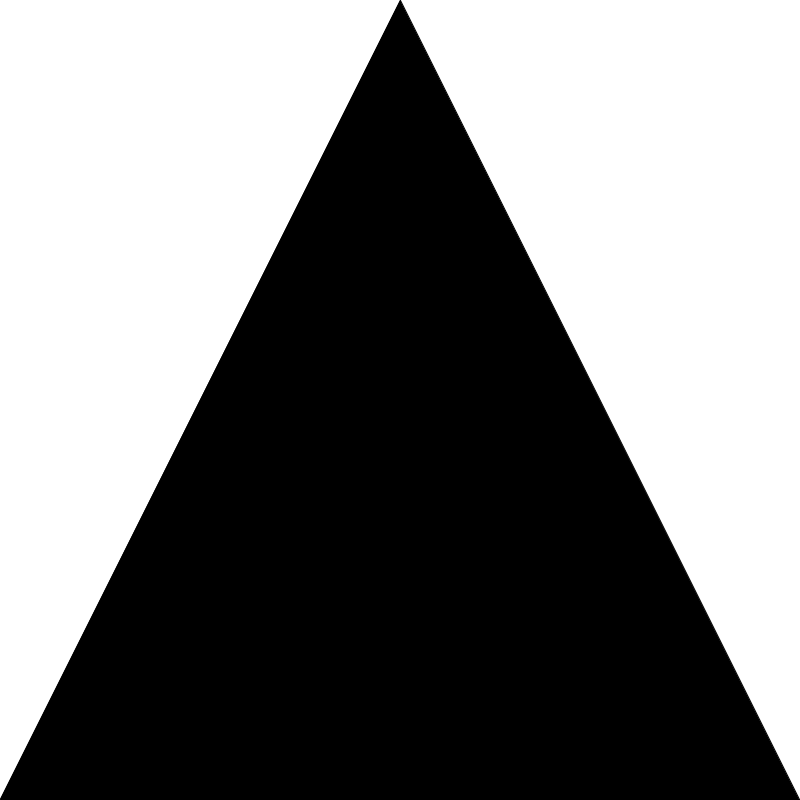
Frame 1 (no input)
Frame 60 (the mouse pressed at the canvas centre just before this capture): identical to frame 1, image omitted
Frame 120 (the mouse held since frame 60 and released just before this capture): identical to frame 1, image omitted

The Processing sketch that drew this single still picture (run headless with seeded random() and noise(); from frame 60 on, the mouse is pressed at the canvas centre):

// Processing sketch: HW2f_Sierpinski
// ── HW2f_Sierpinski.pde
void setup() {
  size(800, 800);
  println("Click the mouse!!");
}

void sierpinski(float x1, float y1, 
  float x2, float y2, 
  float x3, float y3, int level) {
  if (level == 0) {
    triangle(x1, y1, x2, y2, x3, y3);//draw a tirangle
    return;
  }
  sierpinski(x1, y1, (x1+x2)/2, (y1+y2)/2, (x1+x3)/2, (y1+y3)/2, level-1);
  sierpinski((x1+x2)/2, (y1+y2)/2, x2, y2, (x2+x3)/2, (y2+y3)/2, level-1);
  sierpinski((x1+x3)/2, (y1+y3)/2, (x2+x3)/2, (y2+y3)/2, x3, y3, level-1);
}
int n=0;
void mouseClicked() {
  n++;
  println(n);
}
void draw() {
  background(255);
  fill(0);
  if (n<=10) {
    sierpinski(0, height-1, width/2, 0, width-1, height-1, n);
  } else {
    print("n is too large to display!");
    exit();
  }
}
